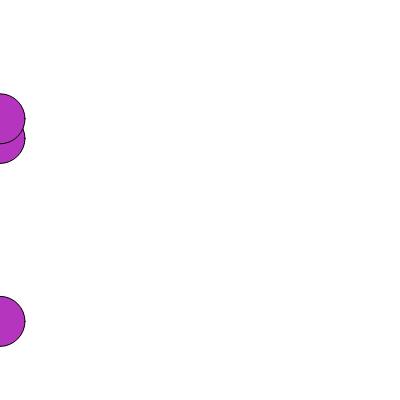
Frame 1 (no input)
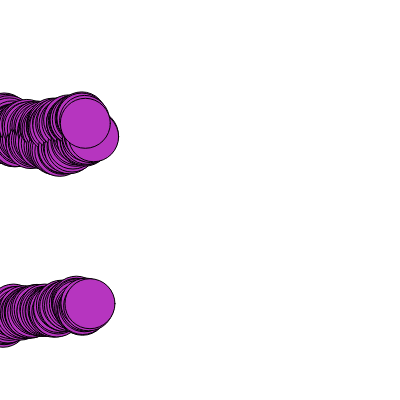
Frame 60 (no input)
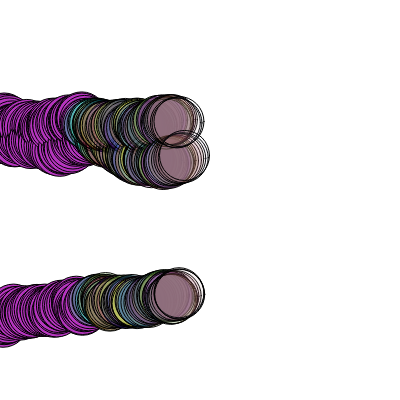
Frame 120 (the mouse pressed at the canvas centre since frame 60)

The p5.js sketch that drew these frames (run headless with seeded random() and noise() and a simulated clock; from frame 60 on, the mouse is pressed at the canvas centre):

// p5.js sketch
// ── sketch.js
let cor;
let circuloX; // horizontal
let circuloY; // vertical

function setup() {
  createCanvas(400, 400);
  background(color("white"));
  cor = color(random(0, 255), random(0, 255), random(0, 255));
  
  circuloX = [0, 0, 0];
  circuloY = [random(height), random(height), random(height)];
}

function draw() {
  
  fill(cor);
  
  for(let contador in circuloX) {
    circle(circuloX[contador], circuloY[contador], 50);    
    circuloX[contador]+= random(0,3);
    circuloY[contador]+= random(-3,3); 
    
    if(circuloX[contador] >= width){
      circuloX[contador] = 0;
      circuloY[contador] = random(height);
    }
  }
  
  if(mouseIsPressed){
    cor = color(random(0, 255), random(0, 255), random(0, 255), random(0, 100));
  }
}
